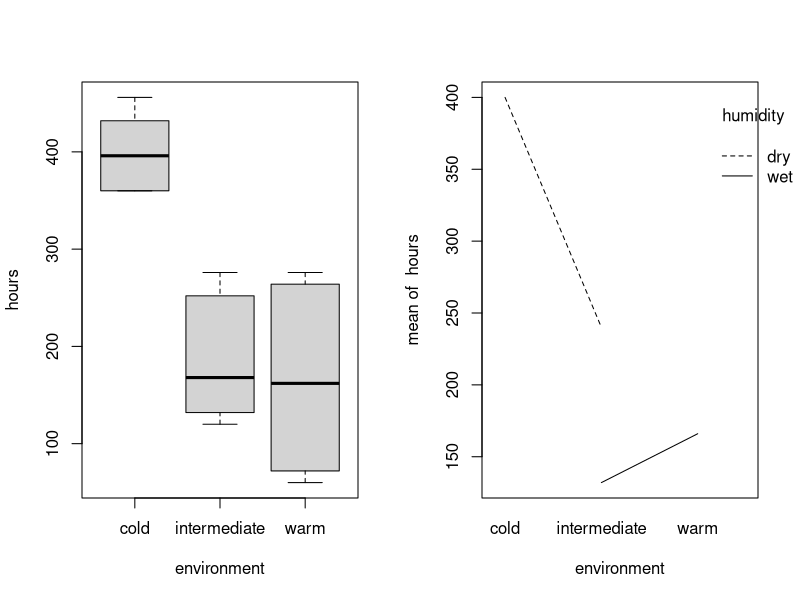
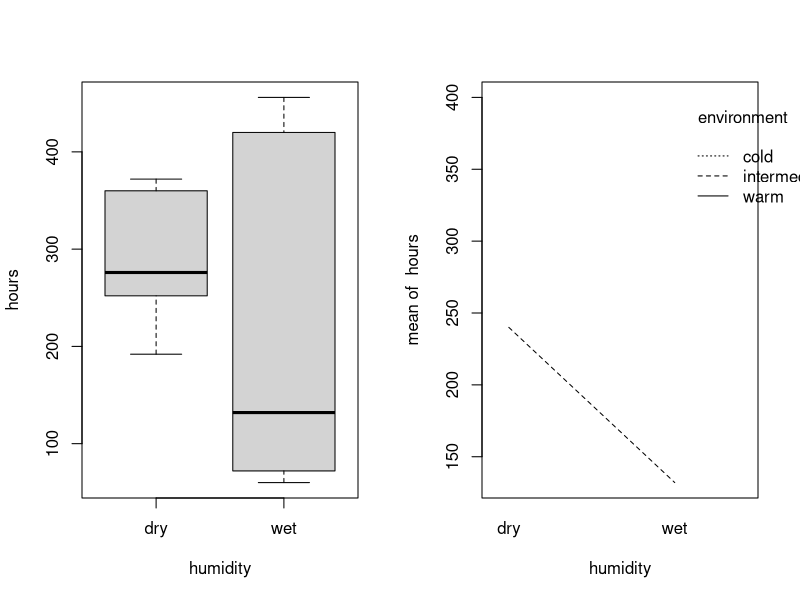

These figures' R source, in order:
## ---- chunk 1
knitr::opts_chunk$set(fig.height = 2.5)
## ---- chunk 2
bread = read.table(file = 'data/bread.txt', header = TRUE)
## ---- chunk 3
# The randomization process for 18 slices
# Take hours column from the data
hours = as.vector(as.matrix(bread$hours))
# Create environment column
environment = rep(c('cold', 'intermediate', 'warm'), each = 6)
# Create humidity column
humidity = rep(c('dry', 'wet'), each = 9)
# Converting to data frame
data.frame(cbind(hours, environment, humidity))
## ---- chunk 4
# Divide into two columns
par(mfrow=c(1, 2))
# Boxplot vs interaction plot in hours~environment
boxplot(hours~environment, data = bread)
interaction.plot(environment, humidity, hours, fixed = TRUE)
# Boxplot vs interaction plot in hours~humidity
boxplot(hours~humidity, data = bread)
interaction.plot(humidity, environment, hours, fixed = TRUE)
